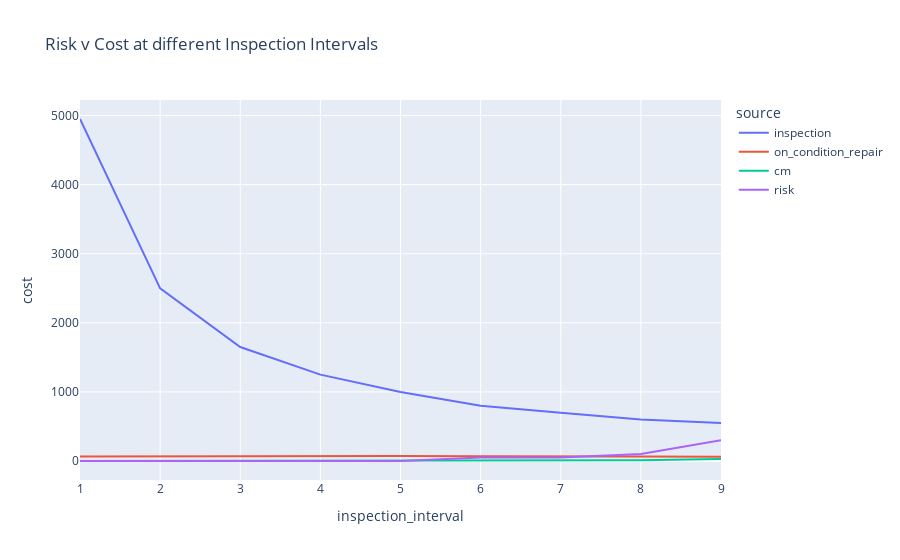

Here is the notebook cell this chart was saved with:
### Code cell
df_plot = pd.DataFrame(cost).T

df_plot = pd.melt(df_plot, id_vars=['inspection_interval'], var_name = 'source', value_name = 'cost')

fig = px.line(df_plot, x="inspection_interval", y="cost", color='source', title='Risk v Cost at different Inspection Intervals')
fig.show()

### Figure 1 — Plotly figure (JSON) as saved in the notebook; plotly's stock layout.template omitted (floating-point values rounded to 4 significant figures)
{"data": [{"hovertemplate": "source=inspection<br>inspection_interval=%{x}<br>cost=%{y}<extra></extra>", "legendgroup": "inspection", "line": {"color": "#636efa", "dash": "solid"}, "mode": "lines", "name": "inspection", "orientation": "v", "showlegend": true, "type": "scatter", "x": [1, 2, 3, 4, 5, 6, 7, 8, 9], "xaxis": "x", "y": [4950, 2499.0, 1650, 1250.0, 999.6, 800, 700, 600, 550], "yaxis": "y"}, {"hovertemplate": "source=on_condition_repair<br>inspection_interval=%{x}<br>cost=%{y}<extra></extra>", "legendgroup": "on_condition_repair", "line": {"color": "#EF553B", "dash": "solid"}, "mode": "lines", "name": "on_condition_repair", "orientation": "v", "showlegend": true, "type": "scatter", "x": [1, 2, 3, 4, 5, 6, 7, 8, 9], "xaxis": "x", "y": [66.9, 70.3, 70.7, 70.1, 71.6, 70.5, 73.9, 66.7, 63.3], "yaxis": "y"}, {"hovertemplate": "source=cm<br>inspection_interval=%{x}<br>cost=%{y}<extra></extra>", "legendgroup": "cm", "line": {"color": "#00cc96", "dash": "solid"}, "mode": "lines", "name": "cm", "orientation": "v", "showlegend": true, "type": "scatter", "x": [1, 2, 3, 4, 5, 6, 7, 8, 9], "xaxis": "x", "y": [0, 0, 0, 0, 0, 5, 5, 10, 30], "yaxis": "y"}, {"hovertemplate": "source=risk<br>inspection_interval=%{x}<br>cost=%{y}<extra></extra>", "legendgroup": "risk", "line": {"color": "#ab63fa", "dash": "solid"}, "mode": "lines", "name": "risk", "orientation": "v", "showlegend": true, "type": "scatter", "x": [1, 2, 3, 4, 5, 6, 7, 8, 9], "xaxis": "x", "y": [0, 0, 0, 0, 0, 50, 50, 100, 300], "yaxis": "y"}], "layout": {"legend": {"title": {"text": "source"}, "tracegroupgap": 0}, "title": {"text": "Risk v Cost at different Inspection Intervals"}, "xaxis": {"anchor": "y", "domain": [0, 1], "title": {"text": "inspection_interval"}}, "yaxis": {"anchor": "x", "domain": [0, 1], "title": {"text": "cost"}}}}
